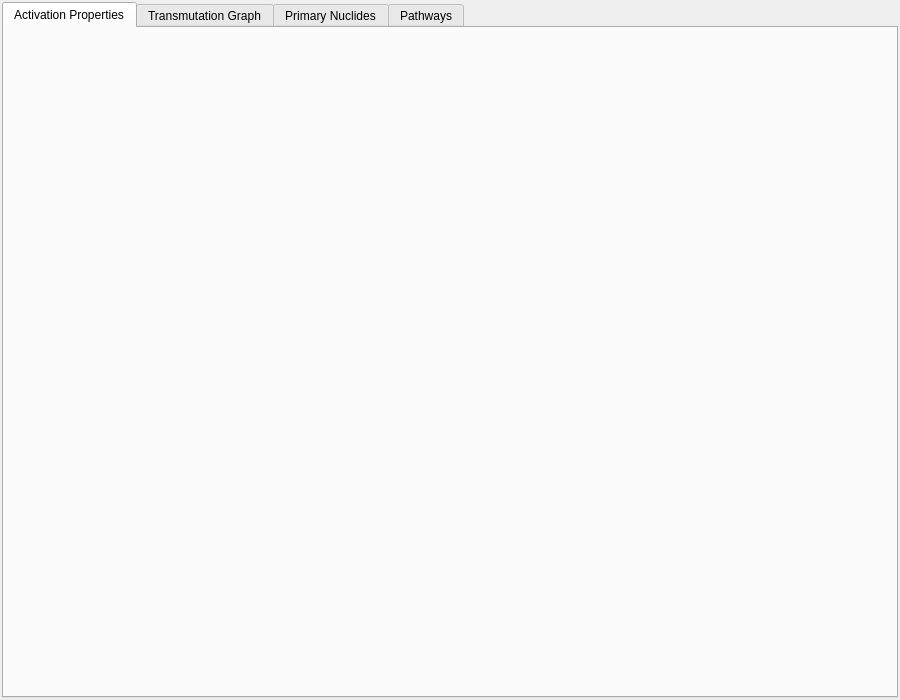
<?xml version="1.0" encoding="UTF-8"?>
<ui version="4.0">
 <class>ShowResultDlg</class>
 <widget class="QDialog" name="ShowResultDlg">
  <property name="geometry">
   <rect>
    <x>0</x>
    <y>0</y>
    <width>900</width>
    <height>700</height>
   </rect>
  </property>
  <property name="minimumSize">
   <size>
    <width>720</width>
    <height>0</height>
   </size>
  </property>
  <property name="windowTitle">
   <string>Dialog</string>
  </property>
  <layout class="QVBoxLayout" name="verticalLayout">
   <property name="leftMargin">
    <number>2</number>
   </property>
   <property name="topMargin">
    <number>2</number>
   </property>
   <property name="rightMargin">
    <number>2</number>
   </property>
   <property name="bottomMargin">
    <number>2</number>
   </property>
   <item>
    <widget class="QTabWidget" name="tabWidgetParameters">
     <property name="currentIndex">
      <number>0</number>
     </property>
     <widget class="WidgetParam" name="Parameters">
      <attribute name="title">
       <string>Activation Properties</string>
      </attribute>
     </widget>
     <widget class="WidgetTransGraph" name="TransmutationGraph">
      <attribute name="title">
       <string>Transmutation Graph</string>
      </attribute>
     </widget>
     <widget class="WidgetPrimaryNuclides" name="PrimaryNuclides">
      <attribute name="title">
       <string>Primary Nuclides</string>
      </attribute>
     </widget>
     <widget class="WidgetPathway" name="PathwayAnalysis">
      <attribute name="title">
       <string>Pathways</string>
      </attribute>
     </widget>
    </widget>
   </item>
  </layout>
 </widget>
 <customwidgets>
  <customwidget>
   <class>WidgetParam</class>
   <extends>QWidget</extends>
   <header location="global">widgetparam.h</header>
   <container>1</container>
  </customwidget>
  <customwidget>
   <class>WidgetPrimaryNuclides</class>
   <extends>QWidget</extends>
   <header location="global">widgetprimarynuclides.h</header>
   <container>1</container>
  </customwidget>
  <customwidget>
   <class>WidgetTransGraph</class>
   <extends>QWidget</extends>
   <header location="global">widgettransgraph.h</header>
   <container>1</container>
  </customwidget>
  <customwidget>
   <class>WidgetPathway</class>
   <extends>QWidget</extends>
   <header location="global">widgetpathway.h</header>
   <container>1</container>
  </customwidget>
 </customwidgets>
 <resources/>
 <connections/>
</ui>
